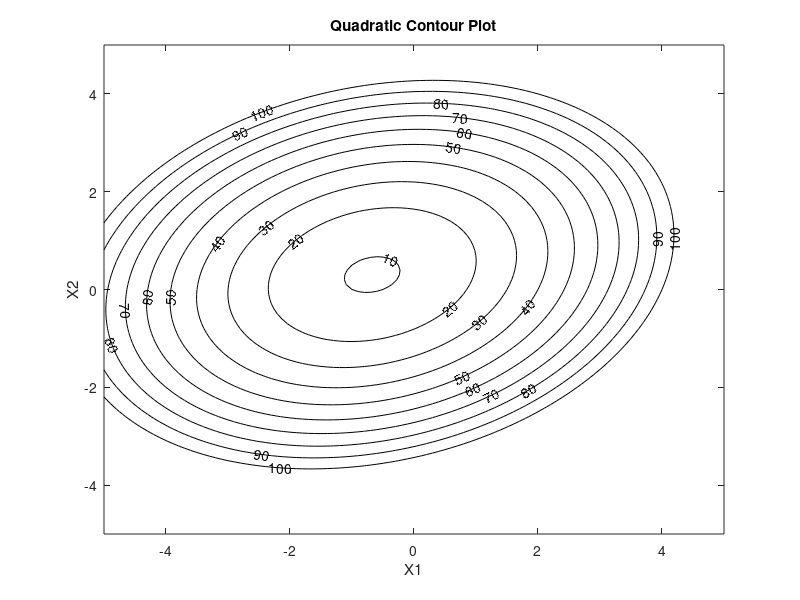

Reproduce this figure in MATLAB.
clc
clear
close all

% This script generates a contour plot
% of the quadratic function f.

X1_min = -5;
X1_max = 5;
X2_min = -5;
X2_max = 5;

X1_res = 100;
X2_res = 100;


% setup the meshgrid
[X1,X2] = meshgrid(X1_min:(X1_max - X1_min)/X1_res:X1_max, X2_min:(X2_max - X2_min)/X2_res:X2_max);

% evaluate the quadratic function at all the points in the meshgrid
f = 12 + 6*X1 - 5*X2 + 4*X1.^2 -2*X1.*X2 + 6*X2.^2;
%f = X1.^2 + X2.^2;


% create the contour plot
figure(1)
[C,h] = contour(X1,X2,f,0:10:100,'k');
clabel(C,h,'Labelspacing',250);
title('Quadratic Contour Plot');
xlabel('X1');
ylabel('X2');
